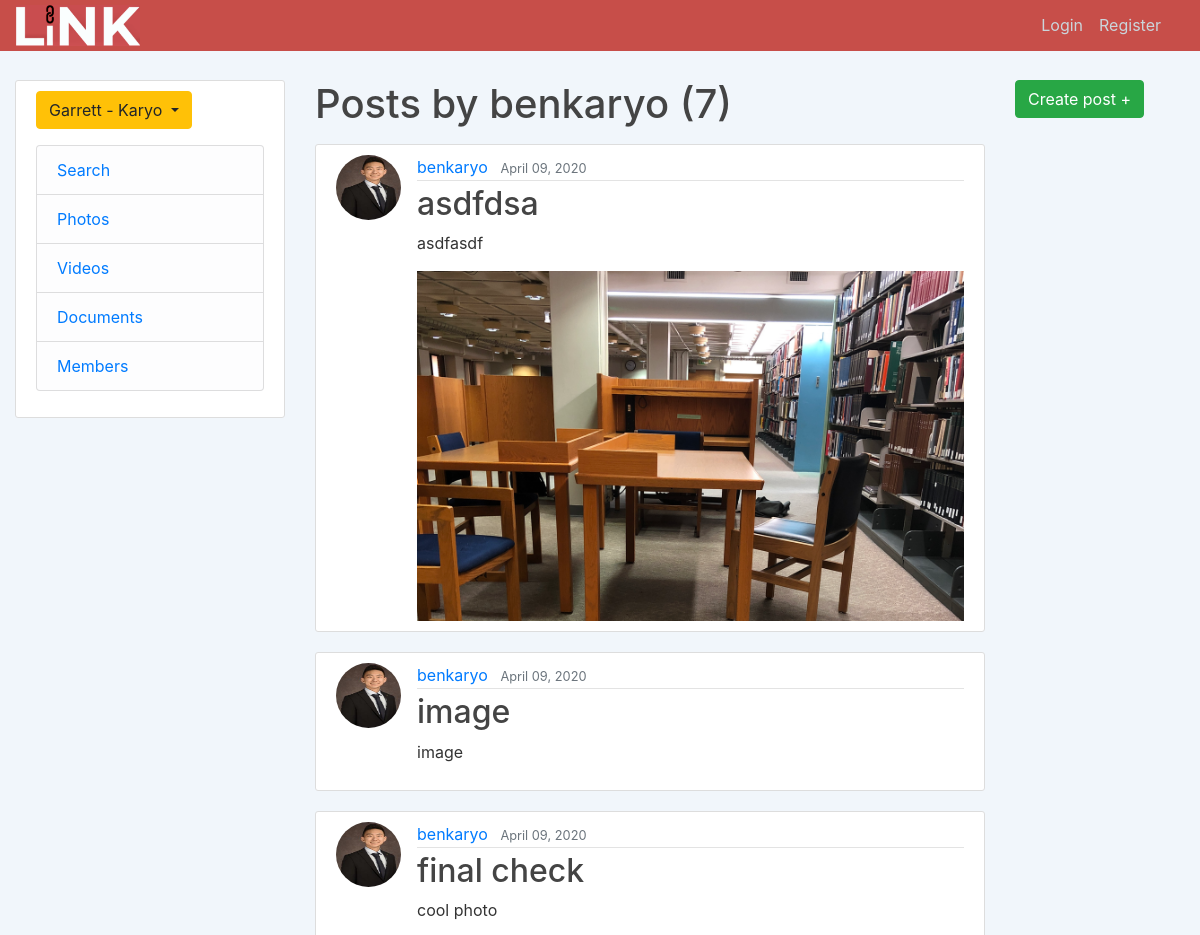
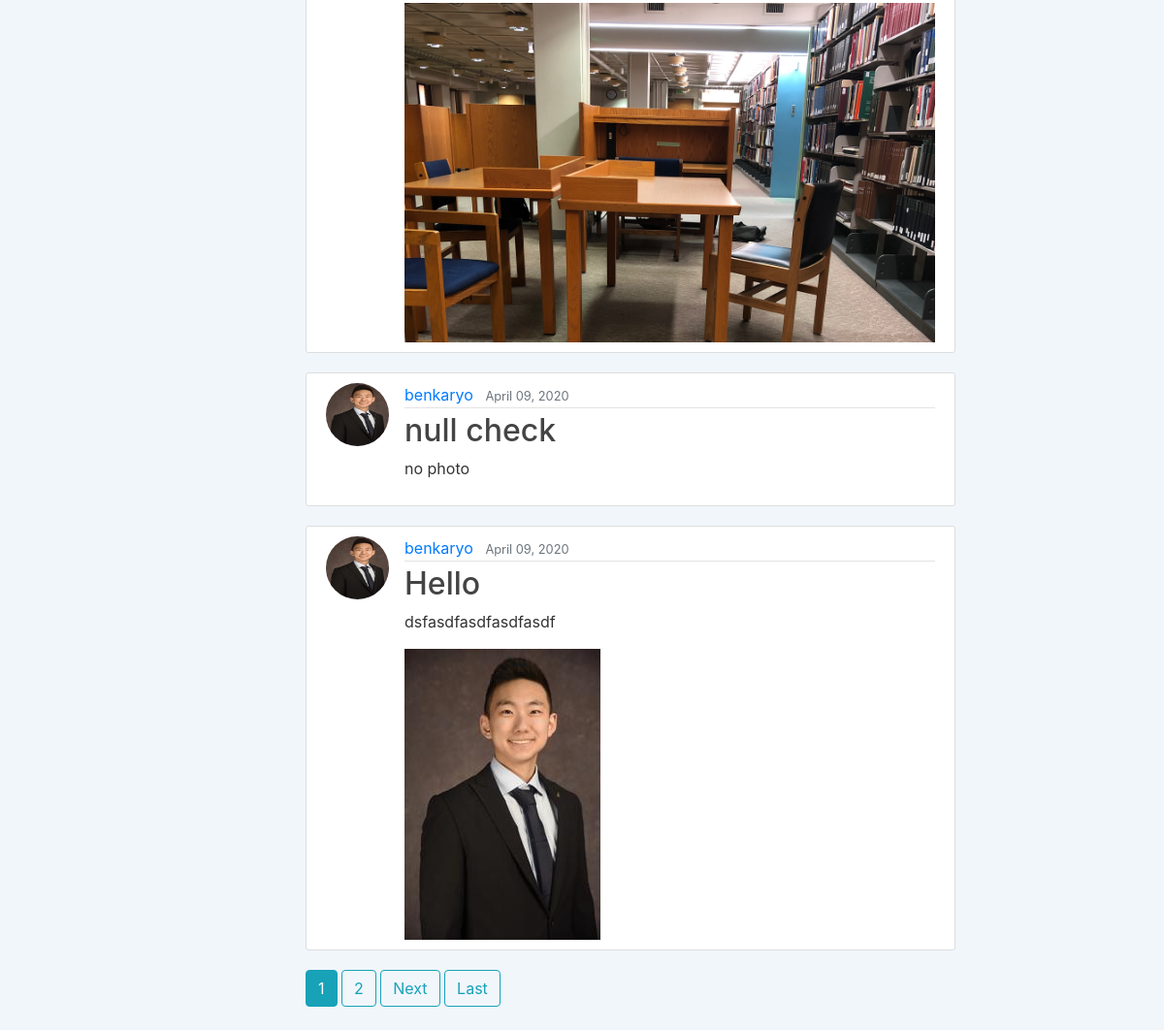
The page /user/benkaryo on the database its author committed (2 pictures, top to bottom).
### journal/models.py (models this page shows, shortened)
class Post(models.Model):
    title = models.CharField(max_length=100)
    content = models.TextField()
    image = models.ImageField(default='NULL', upload_to='profile_pics')
    date_posted = models.DateTimeField(default=timezone.now)
    author = models.ForeignKey(User, on_delete=models.CASCADE)

### users/models.py (models this page shows, shortened)
class Profile(models.Model):
    user = models.OneToOneField(User, on_delete=models.CASCADE)
    image = models.ImageField(default='default.jpg', upload_to='profile_pics')

### journal/views.py (the view)
# urls.py: path('user/<str:username>', UserPostListView.as_view(), name='user-posts'),
class UserPostListView(ListView):
    model = Post
    template_name = 'journal/user_posts.html'  # <app>/<model>_<viewtype>.html
    context_object_name = 'posts'
    paginate_by = 5
    def get_queryset(self):
        user = get_object_or_404(User, username=self.kwargs.get('username'))
        return Post.objects.filter(author=user).order_by('-date_posted')

### journal/templates/journal/user_posts.html (shortened to what this page needs)
{% extends "journal/base.html" %}
{% block content %}
    <h1 class="mb-3">Posts by {{ view.kwargs.username }} ({{ page_obj.paginator.count }})</h1>
    {% for post in posts %}
        <article class="media content-section">
          <img class="rounded-circle article-img" src="{{ post.author.profile.image.url }}">
          <div class="media-body">
            <div class="article-metadata">
              <a class="mr-2" href="{% url 'user-posts' post.author.username %}">{{ post.author }}</a>
              <small class="text-muted">{{ post.date_posted|date:"F d, Y" }}</small>
            </div>
            <h2><a class="article-title" href="{% url 'post-detail' post.id %}">{{ post.title }}</a></h2>
            <p class="article-content">{{ post.content }}</p>
            {% if post.image != 'NULL' %}
                <img class="post-photos" src="{{ post.image.url }}">
            {% endif %}
          </div>
        </article>
    {% endfor %}
    {% if is_paginated %}
      {% for num in page_obj.paginator.page_range %}
        {% if page_obj.number == num %}
          <a class="btn btn-info mb-4" href="?page={{ num }}">{{ num }}</a>
        {% elif num > page_obj.number|add:'-3' and num < page_obj.number|add:'3' %}
          <a class="btn btn-outline-info mb-4" href="?page={{ num }}">{{ num }}</a>
        {% endif %}
      {% endfor %}
      {% if page_obj.has_next %}
        <a class="btn btn-outline-info mb-4" href="?page={{ page_obj.next_page_number }}">Next</a>
        <a class="btn btn-outline-info mb-4" href="?page={{ page_obj.paginator.num_pages }}">Last</a>
      {% endif %}
    {% endif %}
{% endblock content %}

### journal/static/journal/main.css (style rules this page uses)
body { background: rgb(241, 246, 251); color: #333333; margin-top: 5rem; }
h1, h2, h3, h4, h5, h6 { color: #444444; }
.content-section { background: #ffffff; padding: 10px 20px; border: 1px solid #dddddd; border-radius: 3px; margin-bottom: 20px; }
.article-title { color: #444444; }
.article-content { white-space: pre-line; }
.article-img { height: 65px; width: 65px; margin-right: 16px; }
.article-metadata { padding-bottom: 1px; margin-bottom: 4px; border-bottom: 1px solid #e3e3e3 }
.post-photos { max-width: 100%; }

### rows shown on the page
Post: author.profile.image (placeholder picture), author "benkaryo", date_posted "April 09, 2020", title "asdfdsa", content "asdfasdf", image (picture)
Post: author.profile.image (placeholder picture), author "benkaryo", date_posted "April 09, 2020", title "image", content "image"
Post: author.profile.image (placeholder picture), author "benkaryo", date_posted "April 09, 2020", title "final check", content "cool photo", image (picture)
Post: author.profile.image (placeholder picture), author "benkaryo", date_posted "April 09, 2020", title "null check", content "no photo"
Post: author.profile.image (placeholder picture), author "benkaryo", date_posted "April 09, 2020", title "Hello", content "dsfasdfasdfasdfasdf", image (placeholder picture)

### other values the page prints
{{ view.kwargs.username }} "benkaryo"
{{ page_obj.paginator.count }} "7"
{{ num }} "1"
{{ num }} "2"
